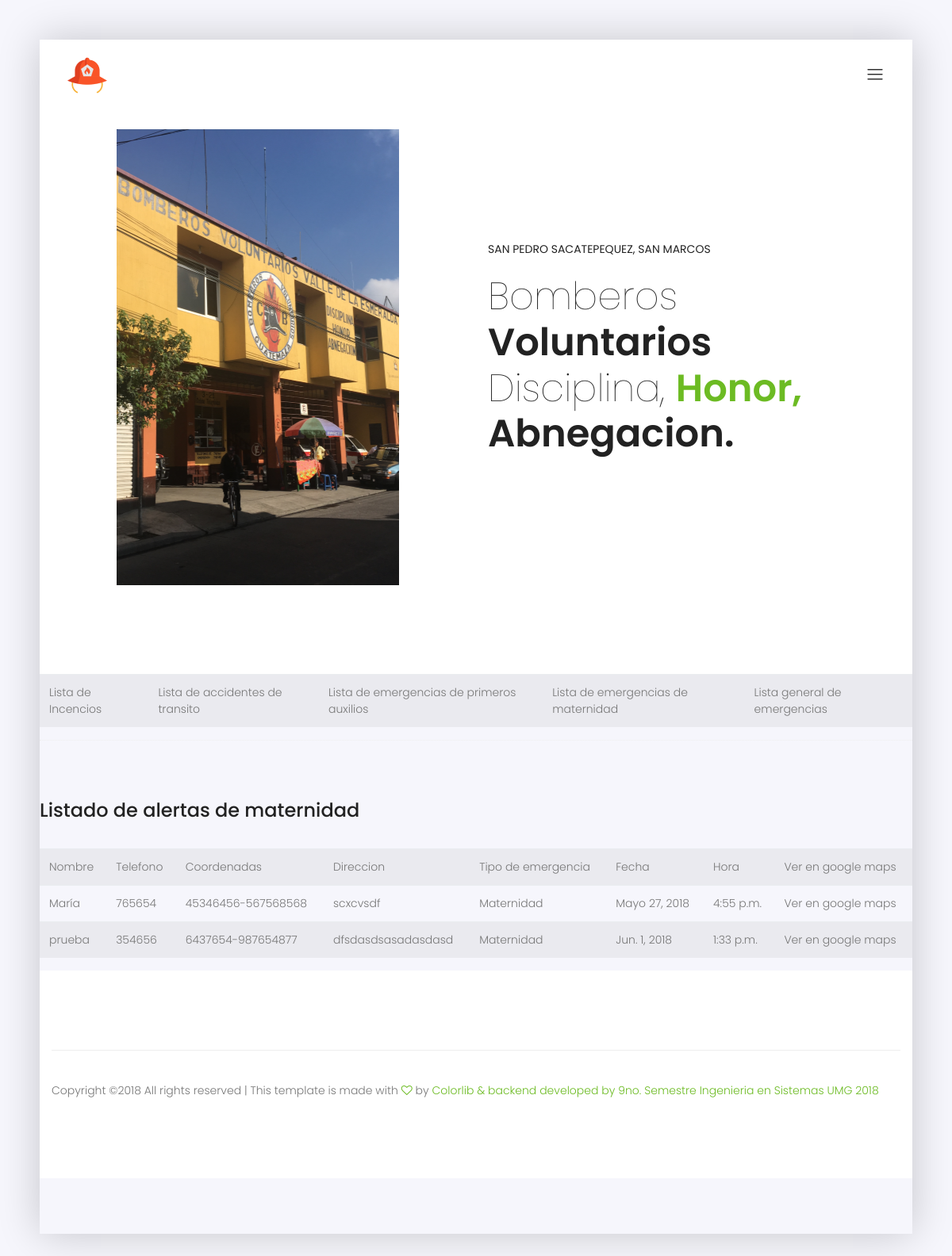
Screenshot of /maternidad (signed in) with the database file from the repository.
### users/models.py (models this page shows, shortened)
class Persona(models.Model):
    nombre = models.CharField(max_length = 100)
    telefono = models.CharField(max_length = 15)
    coordenadas = models.CharField(max_length = 200)
    direccion = models.CharField(max_length = 250)
    emergencia = models.CharField(max_length = 50)
    date = models.DateField(default=timezone.now)
    time = models.TimeField(default=timezone.now)
    Atendido = models.BooleanField(default=False,blank=True)

### users/views.py (the view)
# urls.py: path('maternidad', alerts_list_maternity, name = 'maternidad'),
@login_required
def alerts_list_maternity(request):
    data = Persona.objects.filter(emergencia = 'Maternidad')
    return render(request, 'alerts_by_maternity.html', {'data':data})

### users/templates/alerts_by_maternity.html
{% extends 'new_base.html' %}
{% load staticfiles %}
{% block content %}
<head>
        <table class="table table-striped table-hover">
            <tr>
              <td><a href="{% url 'incendio' %}">Lista de Incencios</a></td>
              <td><a href="{% url 'transito' %}">Lista de accidentes de transito</a></td>
              <td><a href="{% url 'primeros_auxilios' %}">Lista de emergencias de primeros auxilios</a></td>
              <td><a href="{% url 'maternidad' %}">Lista de emergencias de maternidad</a></td>
              <td><a href="{% url 'alert' %}">Lista general de emergencias</a></td>
            </tr>
          </table>
    </head>
<div class="section-top-border">
<h3 class="mb-30">Listado de alertas de maternidad</h3>
<div>
    <div>
        <table class="table table-striped table-hover">
            <tr>
                <td>Nombre</td>
                <td>Telefono</td>
                <td>Coordenadas</td>
                <td>Direccion</td>
                <td>Tipo de emergencia</td>
                <td>Fecha</td>
                <td>Hora</td>
                <td>Ver en google maps</td>
            </tr>
        {% for obj in data %}
            <tr>
                <td>{{ obj.nombre }}</td>
                <td>{{ obj.telefono }}</td>
                <td>{{ obj.coordenadas }}</td>
                <td>{{ obj.direccion }}</td>
                <td>{{ obj.emergencia }}</td>
                <td>{{ obj.date }}</td>
                <td>{{ obj.time }}</td>
                <td><a href = "http://maps.google.es/?q={{ obj.coordenadas }}" target="_blank">Ver en google maps</a></td>
            </tr>
        {% endfor %}
        </table>
    </div>
</div>
{% endblock %}

### users/static/css/main.css (style rules this page uses)
body { color:#777;font-family:"Poppins",sans-serif;font-size:14px;font-weight:300;line-height:1.5em;position:relative }
a { -webkit-transition:all 0.3s ease 0s;-moz-transition:all 0.3s ease 0s;-o-transition:all 0.3s ease 0s;transition:all 0.3s ease 0s }
a,a:focus,a:hover { text-decoration:none;outline:0;color:#777 }
h1,h2,h3,h4,h5,h6 { font-family:"Poppins",sans-serif;color:#222;line-height:1.5em;margin-bottom:0;margin-top:0;font-weight:500 }
h3,.h3 { font-size:24px }
td,th { border-radius:0px }
.mb-30 { margin-bottom:30px }
h3 { font-size:24px }
h1,h2,h3,h4,h5,h6 { line-height:1.5em }
body { position:relative }
body { background:#f6f6fc }
.section-top-border { padding:70px 0;border-top:1px dotted #eee }

### rows the page displays
Persona: nombre "María", telefono "765654", coordenadas "45346456-567568568", direccion "scxcvsdf", emergencia "Maternidad", date "Mayo 27, 2018", time "4:55 p.m."
Persona: nombre "prueba", telefono "354656", coordenadas "6437654-987654877", direccion "dfsdasdsasadasdasd", emergencia "Maternidad", date "Jun. 1, 2018", time "1:33 p.m."
